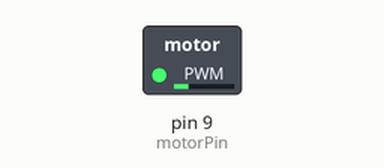
Simulated run of this sketch. Board: Arduino Uno, built with avr-gcc and run on an emulated ATmega328P. On the bench: switched loads named in the sketch (green lamp = pin HIGH).

Above: at 0.05 s.
At 1.2 s:
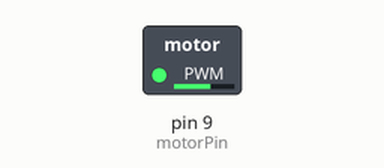
At 2.35 s:
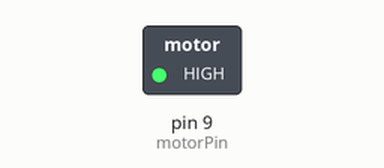
At 4.65 s:
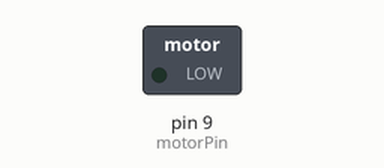
Timing chart, 0 to 6.1 s (numbered marks = the images above):
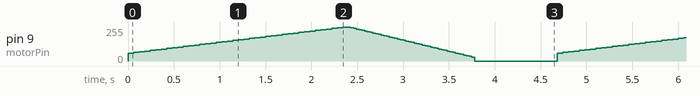

The sketch:

motor_1_PWM_soluzione.ino
```cpp
/* Simple Motor: PWM Soluzione

 Motore DC con variazione della velocita' tramite PWM

  Schemi:
 - Breadboard: http://lab.piffa.net/schemi/motor_transistor_diode_bb.png
 - Schema circuito: http://lab.piffa.net/schemi/motor_transistor_diode_schem.png

 */

int motorPin = 9;
int minValue = 60;  // Valore minimo per far partire il motore da fermo
void setup() {
  pinMode(motorPin, OUTPUT);
}
void loop() {
  for(int motorValue = minValue ; motorValue <= 255; motorValue +=5){ // PWM up
    analogWrite(motorPin, motorValue);
    delay(60);
  }
  for(int motorValue = 255 ; motorValue >= 30; motorValue -=5){ //
  // Quando il motore e' in movimento puo' muoversi fino a un valore piu' basso
  // di minVal
    analogWrite(motorPin, motorValue);
    delay(30);
  }
analogWrite(motorPin, 0); // Fermiamo il motore per sicurezza
delay(900); // Pause
}

/* Domande
1. Il motore si muove con i valori di corrente molto bassi?
2. A quali valori comincia a muoversi effettivamente?
2.1 E per fermarsi, il valore e' diverso?
3. Impostare un valore minimo per la partenza del motore.
4. Come fare per invertire la direzione di rotazione del motore?

  Risposte:
4. Basta invertire la polarita' dei cavi che vanno al motore
*/
```
